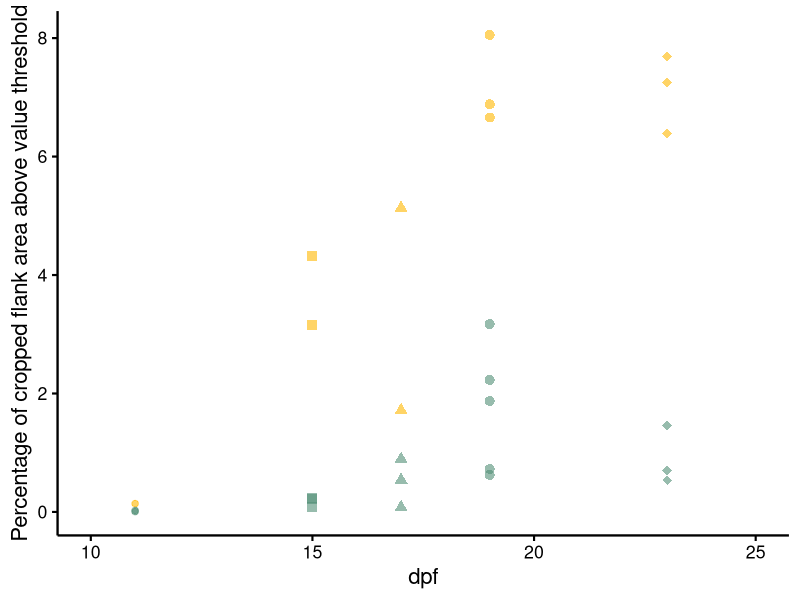
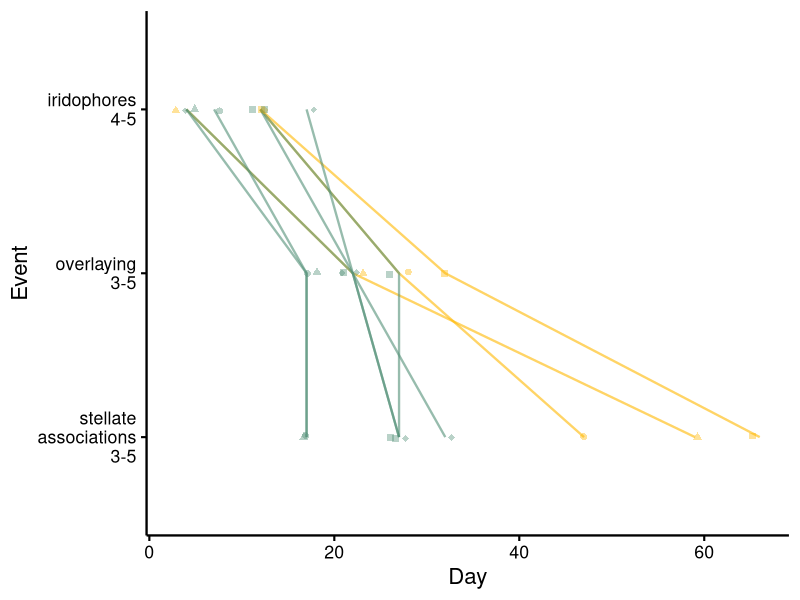
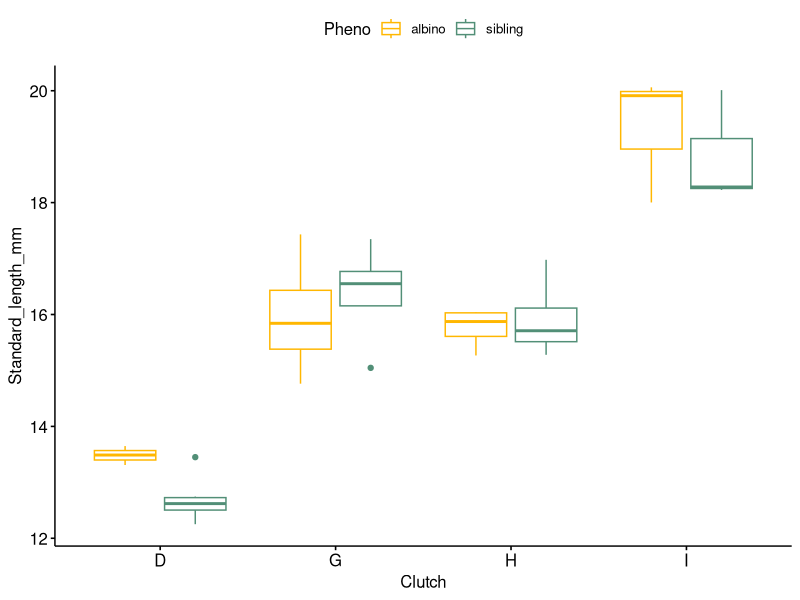
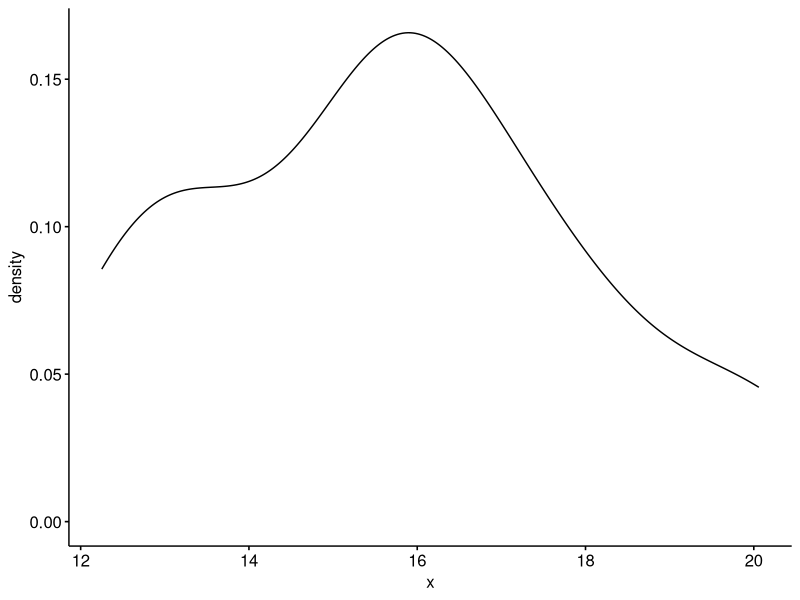
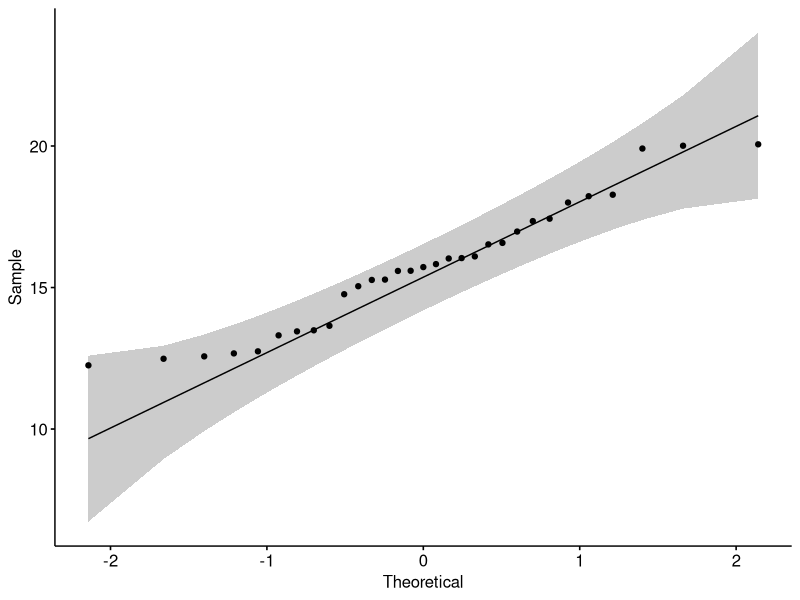
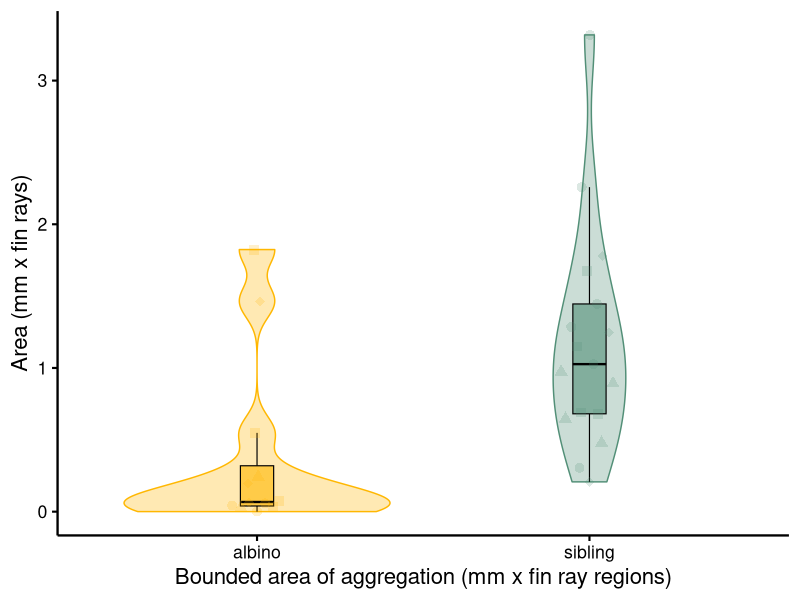
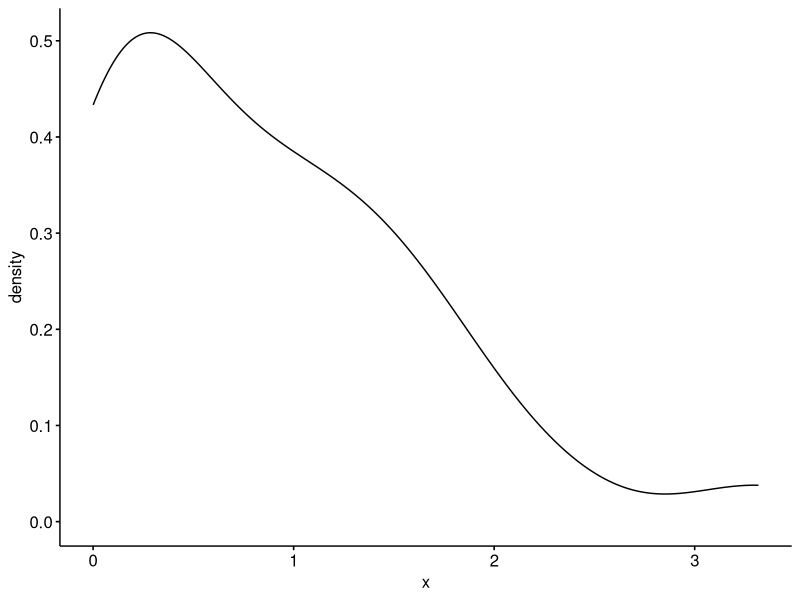
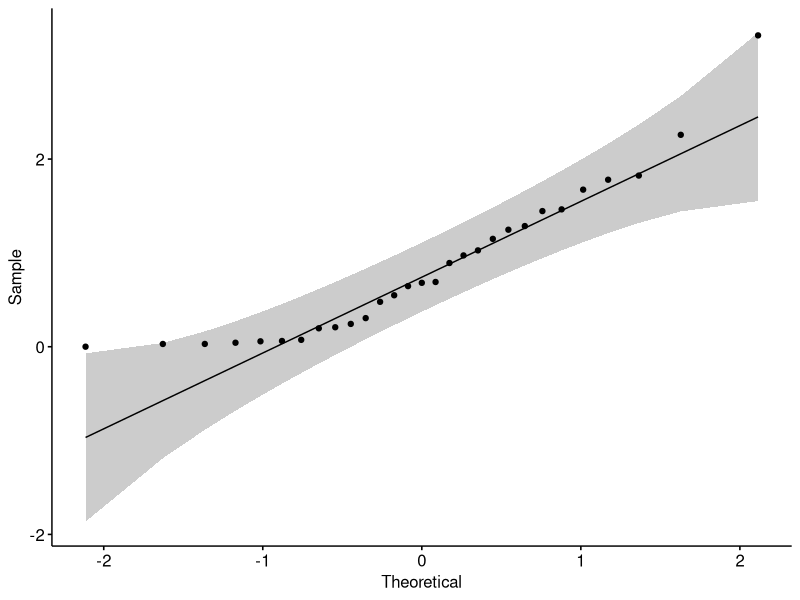

Reproduce these figures in R, in order. (Note: this script raises an error after producing the figures.)
library(tidyverse)
library (ggbeeswarm)
library(ggpubr)

####settings ----------

#For customising graphs themes
theme <- theme(
  legend.position = "none",
  axis.text = element_text(color = "black"),
  axis.line = element_line(color = "black",linewidth = 0.8),
  axis.ticks = element_line(color = "black"))


#colours for plots
sibling <- "#528F77"
albino <- "#FFB701"


#for size and appearance of plot geoms
violinwidth = 0.8
boxwidth = 0.1
jitterwidth = 0.07

violinalpha = 0.3
boxalpha = 0.6
jitteralpha = 0.2
pointsize <- 2
linesize <- 0.4

fourshapes <- c(16, 17, 15, 18)
fiveshapes <- (c(20, 16, 17, 15, 18))
nineshapes <- c(15, 16, 17, 18, 15, 16, 17, 18, 15)
scale = "count"


###common data ----------
#import standard length data
SL_import <- read_csv("mutant clutches SL grouped days.csv")

#make dates workable
SL_import$Date <- dmy(SL_import$Date)

#create unique identifiers for each row matching between datasets
SL_import$Indiv_date <- paste(SL_import$Individual, SL_import$Date, sep="_")

###iridophore coverage data -------
#import iridophore coverage meaurements
irid_cov <- read_csv("Iridophore coverage 2024 .csv")

#make dates workable
irid_cov$Date <- dmy(irid_cov$Date)

#create unique identifiers for each row matching between datasets
irid_cov$Indiv_date <- paste(irid_cov$Individual, irid_cov$Date, sep="_")

#join datasets by unique identifiers 
irid_cov_SL <- irid_cov %>% left_join(SL_import, by = "Indiv_date")

##remove NA values from growth column
irid_cov_SL <- irid_cov_SL[!is.na(irid_cov_SL$Clutch), ]

### iridophore coverage plot -------------------------------

ggplot(irid_cov_SL, mapping = aes(x= Dpf_estimated.x, y=Percent_area, 
                                  group_by = Individual.x, 
                                  colour = Pheno.x, shape = Clutch))+
  #add data points
  geom_point(size=3, alpha=0.6)+
  #custom scales
  scale_colour_manual(values = c(albino, sibling))+
  scale_shape_manual(values=fiveshapes)+
  #labels and theme
  ylab("Percentage of cropped flank area above value threshold")+
  xlab("dpf")+
  xlim(10, 25)+
  theme_classic(base_size = 16)+
  theme

#save high res
ggsave(filename="irid coverage clutch by dpf vertical .pdf", path="irid_plots", width=2.7, height=4)



## early aggregation timing data--------------

#import event dated timing data
events <- read_csv("early ag events.csv")

events$Event <- factor(events$Event, levels=c("stellate associations 3-5", 
                                              "overlaying 3-5",
                                              "iridophores 4-5"))

#create unique identifiers for each row matching between datasets
events$Indiv_date <- paste(events$Individual, events$Date, sep="_")

#remove duplicate columns from SL dataframe
SL = subset(SL_import, select = c(Standard_length_mm, Indiv_date))

#join datasets by unique identifiers 
events <- events %>% left_join(SL, by = "Indiv_date")


### early aggregation event timing plot------------------------


#plot for event timing trajectories by individual 
ggplot(events, mapping = aes(x=Day, y=Event, 
                             colour = Pheno, 
                             group =Individual, 
                             shape=Individual))+
  #custom scales
  scale_colour_manual(values = c(albino, sibling))+
  scale_shape_manual(values = nineshapes)+
  
  #line graphing
  geom_line(alpha = 0.6, size=linesize*2)+
  
  #add points for each measurement along lines
  geom_jitter(alpha = jitteralpha*2, size = pointsize, height=0.01)+
  
  # theme and labels
  theme_classic(base_size = 16)+ 
  theme+
  scale_y_discrete(labels = function(x) lapply(strwrap(x, width = 10, simplify = FALSE), paste, collapse="\n"))

#save high-res output
ggsave(filename="early ag traj for supp .pdf", path="early_ag_events", width=5.25, height=5)


##early aggregation size comparisons --------
### early aggregation size comparisons data -------------------------

#import grouped by days measurements
SL_import <- read_csv("mutant clutches SL grouped days.csv")


#create a column for SL growth
SL_import$Growth <- (SL_import$Standard_length_mm)- (SL_import$Initial_SL)

#make dates workable
SL_import$Date <- dmy(SL_import$Date)


#remove NA values from SL column
SL_skip <- SL_import[!is.na(SL_import$Standard_length_mm), ]

#remove NA values from growth column
Growth_skip <- SL_import[!is.na(SL_import$Growth), ]


### subsets for initial aggregation plots
early_first <- subset(SL_import, 
                      Day == "40" | 
                        Day == "41" |
                        Day == "35")

early_first$Dpf_extrap <- early_first$Day + early_first$Start_dpf


###early aggregation calculations

#create column for area that includes whole aggregation
early_first$Area <- (early_first$Ag_length)*(early_first$Ag_width)
early_first$Area_relative <- (early_first$Ag_length)*(early_first$Ag_relative_width)

#create columns for length and area normalised by SL
early_first$nArea <- (early_first$Area)/(early_first$Standard_length_mm)
early_first$nAg_length <- (early_first$Ag_length)/(early_first$Standard_length_mm)
early_first$nArea_relative <- (early_first$Area_relative)/(early_first$Standard_length_mm)

#early aggregations size plots--------


#check SL not sig diff
ggboxplot(early_first, x = "Clutch", y = "Standard_length_mm", color = "Pheno",
          palette = c(albino, sibling))
ggdensity(early_first$Standard_length_mm)
ggqqplot(early_first$Standard_length_mm)
shapiro.test(early_first$Standard_length_mm)
#normal distributin, parametric test ok 

res.aov3.earlyag.SL <- aov(Standard_length_mm ~ Pheno * Day * Sex, data = early_first)
aov3_earlyag_SL <- anova(res.aov3.earlyag.SL)
aov3_earlyag_SL
###no sig diff in SL so no need to SL-normalise this section

#early ag area
ggplot(early_first, mapping = aes(x=Pheno, y=Area_relative,
                                  colour = Pheno, fill =Pheno,
                                 shape=Clutch))+
  #violin
  geom_violin(alpha=violinalpha, width=violinwidth, trim=T, scale = "area", 
              mapping=aes(group=Pheno))+
  #boxplot
  geom_boxplot(
    aes(fill = Pheno, group=Pheno),
    width = boxwidth,
    alpha = boxalpha,
    outlier.shape = NA,
    color = "black",
    linewidth = linesize)+
  #data points jittered by quasirandom
  geom_quasirandom(method = 'quasirandom',alpha = jitteralpha, width = 0.1,size=3,stroke=0.5)+
  #custom scales
  scale_colour_manual(values = c(albino, sibling))+
  scale_fill_manual(values = c(albino, sibling))+
  scale_shape_manual(values=c(16, 17, 15, 18))+
  #theme and labels
  xlab("Bounded area of aggregation (mm x fin ray regions)")+
  ylab("Area (mm x fin rays)")+
  theme_classic(base_size = 16)+ 
  theme

#save
ggsave(filename= "early ag area with box.pdf", path="early_ag_plots", width=5.25, height=5)


##stats 

#test normality
ggdensity(early_first$Area_relative)
ggqqplot(early_first$Area_relative)
shapiro.test(early_first$Area_relative)
#not normal: use non-parametric

#area kruskal-wallis test
KW_earlyag_area <- kruskal.test(Area_relative ~ Pheno, data = early_first) 
KW_earlyag_area
#write.csv(KW_earlyag_area, "KW_earlyag_area stats .csv")


### spot number data ------------

#spot number calculations and wrangling

#create a column for SL growth
SL_import$Growth <- (SL_import$Standard_length_mm)- (SL_import$Initial_SL)


#remove NA values from SL column
SL_skip <- SL_import[!is.na(SL_import$Standard_length_mm), ]

#remove NA values from growth and sex columns
Growth_skip <- SL_import[!is.na(SL_import$Growth), ]
SL <- SL_import[!is.na(SL_import$Sex), ]

#change egg-spot number format to tidy table, leaving other columns unchanged
SL <- gather(SL, maturity, number, -Individual, -Date, 
             -Day, -Grouped_day, -Pheno, -Geno, -Growth, -Standard_length_mm, 
             -Sex, -Clutch, -Start_date, -Initial_SL, -Start_date,
             -Stage_CFR, -Dpf_estimated, -Start_dpf,
             -Isolation, -Line, -Ag_length, -Ag_width, -Ag_actual_width,
             -Ag_normaliser_width, -Ag_relative_width, -Irids_present, -SL_type,
             -Indiv_date)

#created number normalised by SL value
SL$nNumber <- SL$number/SL$Standard_length_mm

#calculate dpf
SL$Dpf_extrap <- SL$Day + SL$Start_dpf

#remove unmatched datapoints
SL <- subset (SL, Day < 170 | Day > 172)

###spot number subsets to isolate final spot numbers in males

SL_spots <- subset (SL,
                    maturity == "Spots")

SL_spotsM <- subset (SL_spots, Sex == "M")

SL_late_spotsM <- subset (SL_spotsM, Day > 180)


###spot number plots -----------------

#boxplots by clutch 
ggboxplot(SL_late_spotsM, x = "Clutch", y = "number", color = "Pheno",
          palette = c(albino, sibling))

ggsave(filename="200_spotsM_clutches_sq.pdf", path="spot_plots", units=c("mm"), width=84.1, height=57.6)


#boxplots by clutch normalised by SL
ggboxplot(SL_late_spotsM, x = "Clutch", y = "nNumber", color = "Pheno",
          palette = c(albino, sibling))
#save
ggsave(filename="200_nspotsM_clutches_sq.pdf", path="spot_plots", units=c("mm"), width=84.1, height=57.6)

#plot of day 200 male spot number normalised by SL
ggplot(SL_late_spotsM, mapping = aes(x=nNumber, y=Pheno,
                                                        colour = Pheno, fill =Pheno))+
  #violin
  geom_violin(alpha=violinalpha, width=violinwidth, trim=FALSE, scale = "count")+
  #boxplot
  geom_boxplot(
    aes(fill = Pheno, group=Pheno),
    width = boxwidth,
    alpha = boxalpha,
    outlier.shape = NA,
    color = "black",
    linewidth = linesize)+
  #data points
  geom_point(size=pointsize, alpha=jitteralpha, mapping = aes ( shape = Clutch))+
  #custom scales
  scale_colour_manual(values = c(albino, sibling))+
  scale_fill_manual(values = c(albino, sibling))+
  scale_shape_manual(values=fourshapes)+
  #theme and labels
  theme_classic(base_size = 16)+ 
  theme+
  xlim(0,0.15)+
  coord_flip()

ggsave(filename="200_nspotsM with box.pdf", path="spot_plots", width=5.25, height=5)


###aggregations through development data ----------

SL_ags <- subset (SL,
                  maturity == "Ags")

SL_import <- SL_import[!is.na(SL_import$Pheno), ]


###aggregations through development plots ---------

ggplot(SL_ags, mapping = aes(x=number, y=Day,
                             colour = Pheno, fill =Pheno))+
  #data points jittered by quasirandom
  geom_quasirandom(size=2.5, alpha=0.5, mapping = aes ( shape = Clutch),
                   width = 0.2, varwidth=TRUE,
                   method="quasirandom")+
  #custom scales
  scale_colour_manual(values = c(albino, sibling))+
  scale_fill_manual(values = c(albino, sibling))+
  scale_shape_manual(values=fourshapes)+
    #theme and labels
  theme+
  theme_classic(base_size = 16)+
  theme(legend.position="none",
        axis.title.x = element_blank())+
  coord_flip()+
  #lines to indicate discrete aggregation numbers 
  geom_vline(xintercept=0.5, colour="grey", alpha = 0.5)+
  geom_vline(xintercept=1.5, colour="grey", alpha = 0.5)+
  geom_vline(xintercept=2.5, colour="grey", alpha = 0.5)+
  geom_vline(xintercept=3.5, colour="grey", alpha = 0.5)+
  geom_vline(xintercept=4.5, colour="grey", alpha = 0.5)+
  geom_vline(xintercept=5.5, colour="grey", alpha = 0.5)

ggsave(filename="notnorm_spotsM_sq for supp.pdf", path="spot_plots", width=4.14, height=1.67)


ggplot(SL_import, mapping = aes(x=Pre_ags_only, y=Day,
                             colour = Pheno, fill =Pheno))+
  #data points jittered by quasirandom
  geom_quasirandom(size=2.5, alpha=0.5, mapping = aes ( shape = Clutch),
                   width = 0.2, varwidth=TRUE,
                   method="quasirandom")+
  #custom scales
  scale_colour_manual(values = c(albino, sibling))+
  scale_fill_manual(values = c(albino, sibling))+
  scale_shape_manual(values=fourshapes)+
  #theme and labels
  theme+
  theme_classic(base_size = 16)+
  theme(legend.position="none",
        axis.title.x = element_blank())+
  coord_flip()+
  #lines to indicate discrete aggregation numbers 
  geom_vline(xintercept=0.5, colour="grey", alpha = 0.5)+
  geom_vline(xintercept=1.5, colour="grey", alpha = 0.5)+
  geom_vline(xintercept=2.5, colour="grey", alpha = 0.5)+
  geom_vline(xintercept=3.5, colour="grey", alpha = 0.5)

ggsave(filename="irids_only_sq for supp.pdf", path="spot_plots", width=4.14, height=1.67)



###proximal edge measurements data-------------------------

#import grouped by days measurements
prox_all <- read_csv("mutant clutches prox spot.csv")

#create a column for SL growth
prox_all$Growth <- (prox_all$Standard_length_mm)- (prox_all$Initial_SL)

#make dates workable
prox_all$Date <- dmy(prox_all$Date)

#remove NA values 
prox_all <- prox_all[!is.na(prox_all$Prox_edge), ]

#create a column for proportion (centre)
prox_all$Prox_proportion <- ((prox_all$Prox_calc_centre) / (prox_all$Para_full_length)) * 100

#create a column for proportion (edge)
prox_all$Prox_proportion_edge <- ((prox_all$Prox_edge) / (prox_all$Para_full_length)) * 100

#subset by timepoint
prox_200 <- subset(prox_all, Day > 190)
prox <- subset(prox_all, Day < 170)


### proximal measurements plots ------------

#plot measurments of the distances between the proximal 
#edge of the fin and the proximal edge of the first aggregation

ggplot(prox_200, mapping = aes(x=Pheno, y=Prox_edge,
                               colour = Pheno, fill = Pheno))+
  #violin
  geom_violin(alpha=violinalpha, width=violinwidth, trim=FALSE, scale = scale)+
  #boxplot
  geom_boxplot(
    aes(fill = Pheno, group=Pheno),
    width = boxwidth,
    alpha = boxalpha,
    outlier.shape = NA,
    color = "black",
    linewidth = linesize)+
  #data points
  geom_point(size=pointsize, alpha=jitteralpha, mapping = aes ( shape = Clutch))+
  #custom scales
  scale_colour_manual(values = c(albino, sibling))+
  scale_fill_manual(values = c(albino, sibling))+
  #labels and themes
  ylab("Distance (mm)")+
  ylim(5,-0.1)+
  scale_shape_manual(values = c(fourshapes))+
  theme+
  theme_classic(base_size = 16)+
  theme(legend.position="none",
        axis.title.x = element_blank())+
  #stats
  geom_signif(comparisons = list(c("albino", "sibling")),   
              map_signif_level=TRUE, colour="black", y_position=-0.1,
              tip_length=0)+
  
  #save
  ggsave(filename="200_prox_edge with box.pdf", path="prox_plots", width=5.25, height=5)

ggplot(prox, mapping = aes(x=Pheno, y=Prox_edge,
                                        colour = Pheno, fill = Pheno))+
  #violin
  geom_violin(alpha=violinalpha, width = violinwidth, trim=FALSE, scale = scale)+
  #boxplot
  geom_boxplot(
    aes(fill = Pheno, group=Pheno),
    width = boxwidth,
    alpha = boxalpha,
    outlier.shape = NA,
    color = "black",
    linewidth = linesize)+#data points
  geom_point(size=pointsize, alpha=jitteralpha, mapping = aes ( shape = Clutch))+
  #custom scales
  scale_colour_manual(values = c(albino, sibling))+
  scale_fill_manual(values = c(albino, sibling))+
  #labels and theme
  ylim(2.2,-0.01)+
  ylab("Distance (mm)")+
  scale_shape_manual(values = c(fourshapes))+
  #stats
  geom_signif(comparisons = list(c("albino", "sibling")),   
              map_signif_level=TRUE, colour="black", y_position=-0.11,
              tip_length=0)+
  theme+
  theme_classic(base_size = 16)+
  theme(legend.position="none",
        axis.title.x = element_blank())


ggsave(filename="mid_prox_edge with box.pdf", path="prox_plots", width=5.25, height=5)
